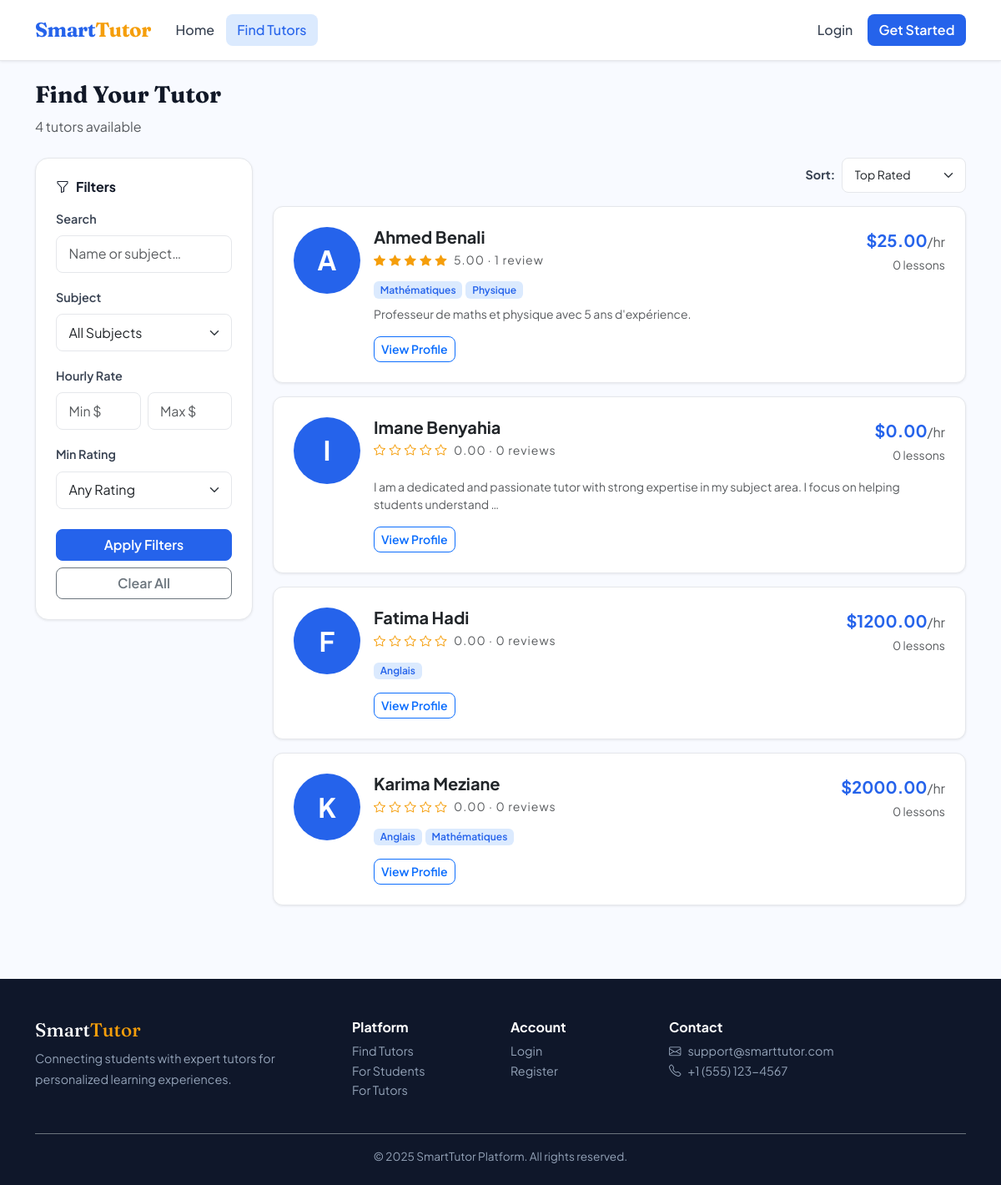
The page /tutors/ on the database its author committed.
### tutors/models.py (models this page shows, shortened)
class TutorProfile(models.Model):
    EXPERIENCE_CHOICES = [
        ('0-1', 'Less than 1 year'),
        ('1-3', '1–3 years'),
        ('3-5', '3–5 years'),
        ('5+', '5+ years'),
    ]
    user = models.OneToOneField(User, on_delete=models.CASCADE, related_name='tutor_profile')
    subjects = models.ManyToManyField(Subject, blank=True, related_name='tutors')
    hourly_rate = models.DecimalField(max_digits=8, decimal_places=2, default=0.00)
    experience_years = models.CharField(max_length=10, choices=EXPERIENCE_CHOICES, default='0-1')
    education = models.TextField(blank=True, help_text="Degrees and certifications")
    teaching_style = models.TextField(blank=True)
    languages = models.CharField(max_length=200, blank=True, help_text="Comma-separated languages")
    timezone = models.CharField(max_length=50, default='UTC')
    is_available = models.BooleanField(default=True)
    average_rating = models.DecimalField(max_digits=3, decimal_places=2, default=0.00)
    total_reviews = models.PositiveIntegerField(default=0)
    total_lessons = models.PositiveIntegerField(default=0)
    response_time = models.CharField(max_length=50, default='Within 24 hours')
    created_at = models.DateTimeField(auto_now_add=True)
    updated_at = models.DateTimeField(auto_now=True)
    class Meta:
        db_table = 'tutor_profiles'
        ordering = ['-average_rating']

class Subject(models.Model):
    name = models.CharField(max_length=100, unique=True)
    category = models.CharField(max_length=50, blank=True)
    icon = models.CharField(max_length=50, blank=True, help_text="Bootstrap icon class")
    description = models.TextField(blank=True)
    created_at = models.DateTimeField(auto_now_add=True)
    class Meta:
        db_table = 'subjects'
        ordering = ['name']

### accounts/models.py (models this page shows, shortened)
class User(AbstractUser):
    ROLE_STUDENT = 'student'
    ROLE_TUTOR = 'tutor'
    ROLE_ADMIN = 'admin'
    ROLE_CHOICES = [
        (ROLE_STUDENT, 'Student'),
        (ROLE_TUTOR, 'Tutor'),
        (ROLE_ADMIN, 'Admin'),
    ]
    role = models.CharField(max_length=10, choices=ROLE_CHOICES, default=ROLE_STUDENT)
    profile_picture = models.ImageField(upload_to='profile_pics/', blank=True, null=True)
    phone = models.CharField(max_length=20, blank=True)
    bio = models.TextField(blank=True)
    date_of_birth = models.DateField(null=True, blank=True)
    is_verified = models.BooleanField(default=False)
    created_at = models.DateTimeField(auto_now_add=True)
    updated_at = models.DateTimeField(auto_now=True)
    class Meta:
        db_table = 'users'
        verbose_name = 'User'
        verbose_name_plural = 'Users'

### tutors/views.py (the view, shortened to what this page needs)
# urls.py: path('', views.tutor_list, name='list'),
def tutor_list(request):
    tutors = TutorProfile.objects.filter(is_available=True).select_related('user').prefetch_related('subjects')
    subject_id = request.GET.get('subject')
    min_rate = request.GET.get('min_rate')
    max_rate = request.GET.get('max_rate')
    min_rating = request.GET.get('min_rating')
    query = request.GET.get('q', '').strip()
    sort = request.GET.get('sort', '-average_rating')
    if subject_id:
        tutors = tutors.filter(subjects__id=subject_id)
    if min_rate:
        tutors = tutors.filter(hourly_rate__gte=min_rate)
    if max_rate:
        tutors = tutors.filter(hourly_rate__lte=max_rate)
    if min_rating:
        tutors = tutors.filter(average_rating__gte=min_rating)
    allowed_sorts = ['-average_rating', 'average_rating', 'hourly_rate', '-hourly_rate', '-total_lessons']
    if sort in allowed_sorts:
        tutors = tutors.order_by(sort)
    subjects = Subject.objects.all()
    return render(request, 'tutors/tutor_list.html', {
        'tutors': tutors,
        'subjects': subjects,
        'selected_subject': subject_id,
        'query': query,
        'sort': sort,
        'min_rate': min_rate or '',
        'max_rate': max_rate or '',
        'min_rating': min_rating or '',
        'total_count': tutors.count(),
    })

### tutors/templates/tutors/tutor_list.html (shortened to what this page needs)
{% extends 'base.html' %}
{% block content %}
<div class="container py-4">
    <div class="d-flex justify-content-between align-items-center mb-4">
        <div>
            <h3 style="font-family:var(--font-display);font-weight:700;">Find Your Tutor</h3>
            <p class="text-muted mb-0">{{ total_count }} tutor{{ total_count|pluralize }} available</p>
        </div>
    </div>
    <div class="row g-4">
        <div class="col-lg-3">
            <div class="filter-sidebar">
                <form method="get">
                    <h6 class="fw-bold mb-3"><i class="bi bi-funnel me-2"></i>Filters</h6>
                    <div class="mb-3">
                        <label class="form-label">Search</label>
                        <input type="text" name="q" class="form-control" placeholder="Name or subject…" value="{{ query }}">
                    </div>
                    <div class="mb-3">
                        <label class="form-label">Subject</label>
                        <select name="subject" class="form-select">
                            <option value="">All Subjects</option>
                        </select>
                    </div>
                    <div class="mb-3">
                        <label class="form-label">Hourly Rate</label>
                        <div class="row g-2">
                            <div class="col-6">
                                <input type="number" name="min_rate" class="form-control" placeholder="Min $" value="{{ min_rate }}" min="0">
                            </div>
                            <div class="col-6">
                                <input type="number" name="max_rate" class="form-control" placeholder="Max $" value="{{ max_rate }}" min="0">
                            </div>
                        </div>
                    </div>
                    <div class="mb-4">
                        <label class="form-label">Min Rating</label>
                        <select name="min_rating" class="form-select">
                            <option value="">Any Rating</option>
                        </select>
                    </div>
                    <button type="submit" class="btn btn-primary w-100">Apply Filters</button>
                    <a href="{% url 'tutors:list' %}" class="btn btn-outline-secondary w-100 mt-2">Clear All</a>
                </form>
            </div>
        </div>
        <div class="col-lg-9">
            <div class="d-flex justify-content-between align-items-center mb-3">
                <form method="get" class="d-flex align-items-center gap-2">
                    <label class="form-label mb-0 small fw-bold">Sort:</label>
                    <select name="sort" class="form-select form-select-sm" onchange="this.form.submit()" style="width:auto;">
                        <option value="-average_rating" {% if sort == "-average_rating" %}selected{% endif %}>Top Rated</option>
                    </select>
                </form>
            </div>
            <div class="d-flex flex-column gap-3">
                {% for tutor in tutors %}
                <div class="card tutor-list-card">
                    <div class="card-body p-4">
                        <div class="d-flex gap-3">
                            {% if tutor.user.profile_picture %}
                                <img src="{{ tutor.user.profile_picture.url }}" class="tutor-big-avatar flex-shrink-0" alt="">
                            {% else %}
                                <div class="tutor-big-avatar-ph flex-shrink-0">{{ tutor.user.first_name|first|upper }}</div>
                            {% endif %}
                            <div class="flex-grow-1">
                                <div class="d-flex justify-content-between align-items-start flex-wrap gap-2">
                                    <div>
                                        <h5 class="fw-bold mb-1">{{ tutor.user.get_full_name }}</h5>
                                        <div class="stars small mb-1">
                                            {% for i in "12345" %}
                                            <i class="bi bi-star{% if forloop.counter <= tutor.average_rating %}-fill{% endif %}"></i>
                                            {% endfor %}
                                            <span class="text-muted ms-1">{{ tutor.average_rating }} · {{ tutor.total_reviews }} review{{ tutor.total_reviews|pluralize }}</span>
                                        </div>
                                    </div>
                                    <div class="text-end">
                                        <div class="fw-bold text-primary fs-5">${{ tutor.hourly_rate }}<span class="text-muted fs-6 fw-normal">/hr</span></div>
                                        <small class="text-muted">{{ tutor.total_lessons }} lesson{{ tutor.total_lessons|pluralize }}</small>
                                    </div>
                                </div>
                                <div class="d-flex flex-wrap gap-1 my-2">
                                    {% for subj in tutor.subjects.all|slice:":4" %}
                                    <span class="badge" style="background:var(--primary-light);color:var(--primary);">{{ subj.name }}</span>
                                    {% endfor %}
                                </div>
                                <p class="text-muted small mb-3" style="line-height:1.5;">
                                    {{ tutor.user.bio|truncatechars:120 }}
                                </p>
                                <div class="d-flex gap-2">
                                    <a href="{% url 'tutors:detail' tutor.pk %}" class="btn btn-outline-primary btn-sm">
                                        View Profile
                                    </a>
                                </div>
                            </div>
                        </div>
                    </div>
                </div>
                {% endfor %}
            </div>
        </div>
    </div>
</div>
{% endblock %}

### rows shown on the page
TutorProfile: user.first_name|first "A", user.get_full_name "Ahmed Benali", average_rating "5.00", total_reviews "1", hourly_rate "25.00", total_lessons "0", user.bio "Professeur de maths et physique avec 5 ans d'expérience."
Subject: name "Mathématiques"
Subject: name "Physique"
TutorProfile: user.first_name|first "I", user.get_full_name "Imane Benyahia", average_rating "0.00", total_reviews "0", hourly_rate "0.00", total_lessons "0", user.bio "I am a dedicated and passionate tutor with strong expertise in my subject area. I focus on helping students understand …"
TutorProfile: user.first_name|first "F", user.get_full_name "Fatima Hadi", average_rating "0.00", total_reviews "0", hourly_rate "1200.00", total_lessons "0"
Subject: name "Anglais"
TutorProfile: user.first_name|first "K", user.get_full_name "Karima Meziane", average_rating "0.00", total_reviews "0", hourly_rate "2000.00", total_lessons "0"

### other values the page prints
{{ total_count }} "4"
